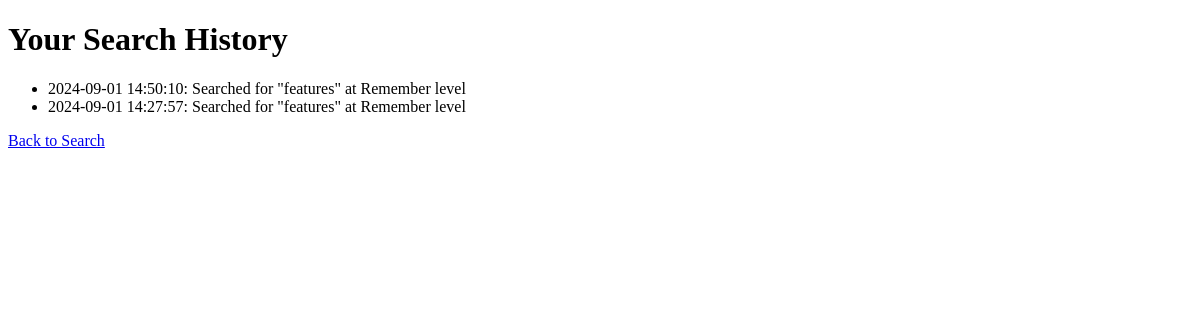
The app's page /user/history (signed in), older data.
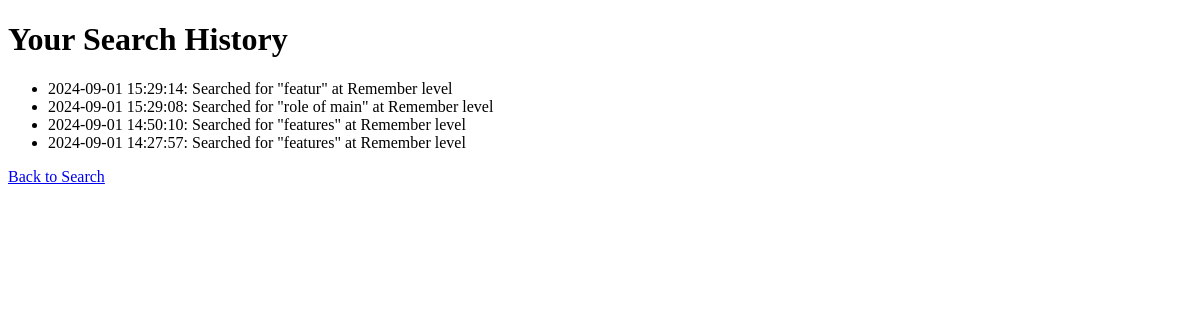
The same page, newer data.
### tables this page shows
CREATE TABLE SearchHistory (
                id INTEGER PRIMARY KEY AUTOINCREMENT,
                user_id INTEGER NOT NULL,
                search_term TEXT NOT NULL,
                taxonomy_level TEXT NOT NULL,
                search_time TIMESTAMP DEFAULT CURRENT_TIMESTAMP,
                FOREIGN KEY(user_id) REFERENCES User(id)
            );

### app.py (the view)
@app.route('/user/history')
def user_history():
    if 'user_id' not in session or session.get('role') != 'user':
        flash('Unauthorized access!', 'error')
        return redirect(url_for('login'))
    db = get_db()
    cursor = db.cursor()
    cursor.execute('SELECT search_term, taxonomy_level, search_time FROM SearchHistory WHERE user_id = ? ORDER BY search_time DESC', (session['user_id'],))
    history = cursor.fetchall()
    return render_template('user_history.html', history=history)

### app.py (called while the page is built)
def get_db():
    if 'db' not in g:
        g.db = sql.connect(DATABASE)
    return g.db

### templates/user_history.html (shortened to what this page needs)
<!DOCTYPE html>
<html>
<head>
</head>
<body>
    <h1>Your Search History</h1>
    <ul>
        {% for term, level, time in history %}
        <li>{{ time }}: Searched for "{{ term }}" at {{ level }} level</li>
        {% endfor %}
    </ul>
    <a href="{{ url_for('user_interface') }}">Back to Search</a>
</body>
</html>

Row changes from the older to the newer data that the page shows:
added SearchHistory: search_time "2024-09-01 15:29:14", search_term "featur", taxonomy_level "Remember"
added SearchHistory: search_time "2024-09-01 15:29:08", search_term "role of main", taxonomy_level "Remember"
